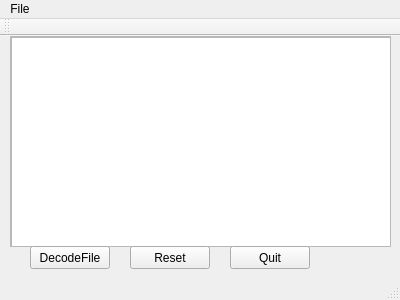
<?xml version="1.0" encoding="UTF-8"?>
<ui version="4.0">
 <class>TorrentDecoder</class>
 <widget class="QMainWindow" name="TorrentDecoder">
  <property name="geometry">
   <rect>
    <x>0</x>
    <y>0</y>
    <width>400</width>
    <height>300</height>
   </rect>
  </property>
  <property name="windowTitle">
   <string>TorrentDecoder</string>
  </property>
  <widget class="QWidget" name="centralWidget">
   <widget class="QScrollArea" name="scrollArea">
    <property name="geometry">
     <rect>
      <x>10</x>
      <y>0</y>
      <width>381</width>
      <height>211</height>
     </rect>
    </property>
    <property name="widgetResizable">
     <bool>true</bool>
    </property>
    <widget class="QWidget" name="scrollAreaWidgetContents">
     <property name="geometry">
      <rect>
       <x>0</x>
       <y>0</y>
       <width>379</width>
       <height>209</height>
      </rect>
     </property>
     <widget class="QTextEdit" name="textEdit">
      <property name="geometry">
       <rect>
        <x>0</x>
        <y>0</y>
        <width>381</width>
        <height>211</height>
       </rect>
      </property>
     </widget>
    </widget>
   </widget>
   <widget class="QPushButton" name="decodeFileButton">
    <property name="geometry">
     <rect>
      <x>30</x>
      <y>210</y>
      <width>80</width>
      <height>23</height>
     </rect>
    </property>
    <property name="text">
     <string>DecodeFile</string>
    </property>
   </widget>
   <widget class="QPushButton" name="resetButton">
    <property name="geometry">
     <rect>
      <x>130</x>
      <y>210</y>
      <width>80</width>
      <height>23</height>
     </rect>
    </property>
    <property name="text">
     <string>Reset</string>
    </property>
   </widget>
   <widget class="QPushButton" name="quitButton">
    <property name="geometry">
     <rect>
      <x>230</x>
      <y>210</y>
      <width>80</width>
      <height>23</height>
     </rect>
    </property>
    <property name="text">
     <string>Quit</string>
    </property>
   </widget>
  </widget>
  <widget class="QMenuBar" name="menuBar">
   <property name="geometry">
    <rect>
     <x>0</x>
     <y>0</y>
     <width>400</width>
     <height>20</height>
    </rect>
   </property>
   <widget class="QMenu" name="menuFile">
    <property name="title">
     <string>File</string>
    </property>
    <addaction name="actionOpen"/>
   </widget>
   <addaction name="menuFile"/>
  </widget>
  <widget class="QToolBar" name="mainToolBar">
   <attribute name="toolBarArea">
    <enum>TopToolBarArea</enum>
   </attribute>
   <attribute name="toolBarBreak">
    <bool>false</bool>
   </attribute>
  </widget>
  <widget class="QStatusBar" name="statusBar"/>
  <action name="actionOpen">
   <property name="text">
    <string>Open</string>
   </property>
  </action>
 </widget>
 <layoutdefault spacing="6" margin="11"/>
 <resources/>
 <connections/>
</ui>
